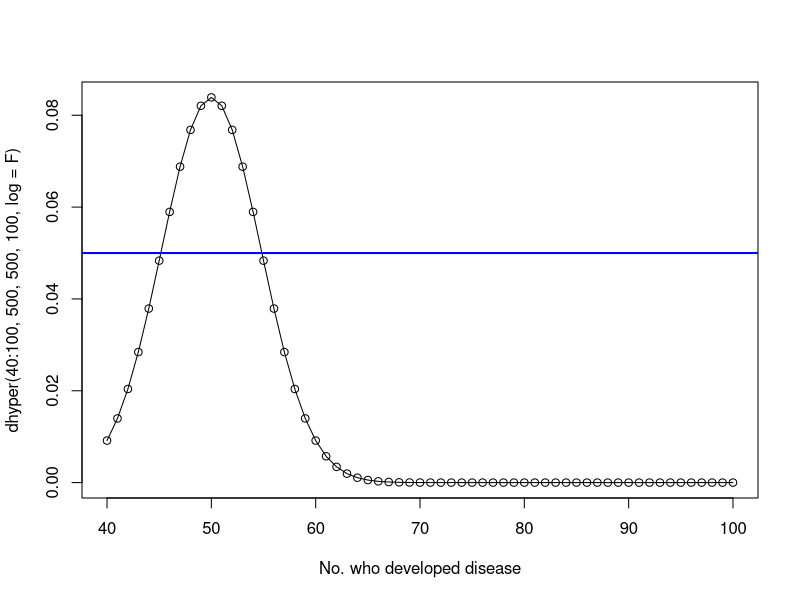

Write R code to recreate this figure.
#In an RCT of 1000 people, 500 received the experimental drug and the rest placebo
#Of the 500 who received treatment, 40 developed disease, while in the placebo group 60 developed disease
##Risk ratio of exposure:
RR <-(40/500)/(60/500) ##Ratio of  Incidence of disease in the exposed Vs incidence of disease in unexposed
RR ##the Treatment is protective
#To obtain the probability of getting a result as extreme as the one observed, let's assume this follows a hypergeometric distribution, no bias, and sampling without replacement
sum(dhyper(0:40,500,500,100, log=F)) ## the result is significant
#probaility of getting >= 40 deaths
cbind(40:100,(dhyper(40:100,500,500,100, log=F)))
##Plotting probaility of getting >= 40 deaths
pdf(file.path('C:/Users/Joseph/OneDrive/Documents/Sandbox','RR-plot.pdf'), w = 8, h = 11)
plot(seq(40,100), dhyper(40:100,500,500,100, log=F), xlab="No. who developed disease",
     lines(seq(40,100), dhyper(40:100,500,500,100, log=F)))
abline(h=0.05,untf=F, col="blue", lty=1, lwd=2) ## line showing statistical significance
dev.off()
###########continuation of the project########################